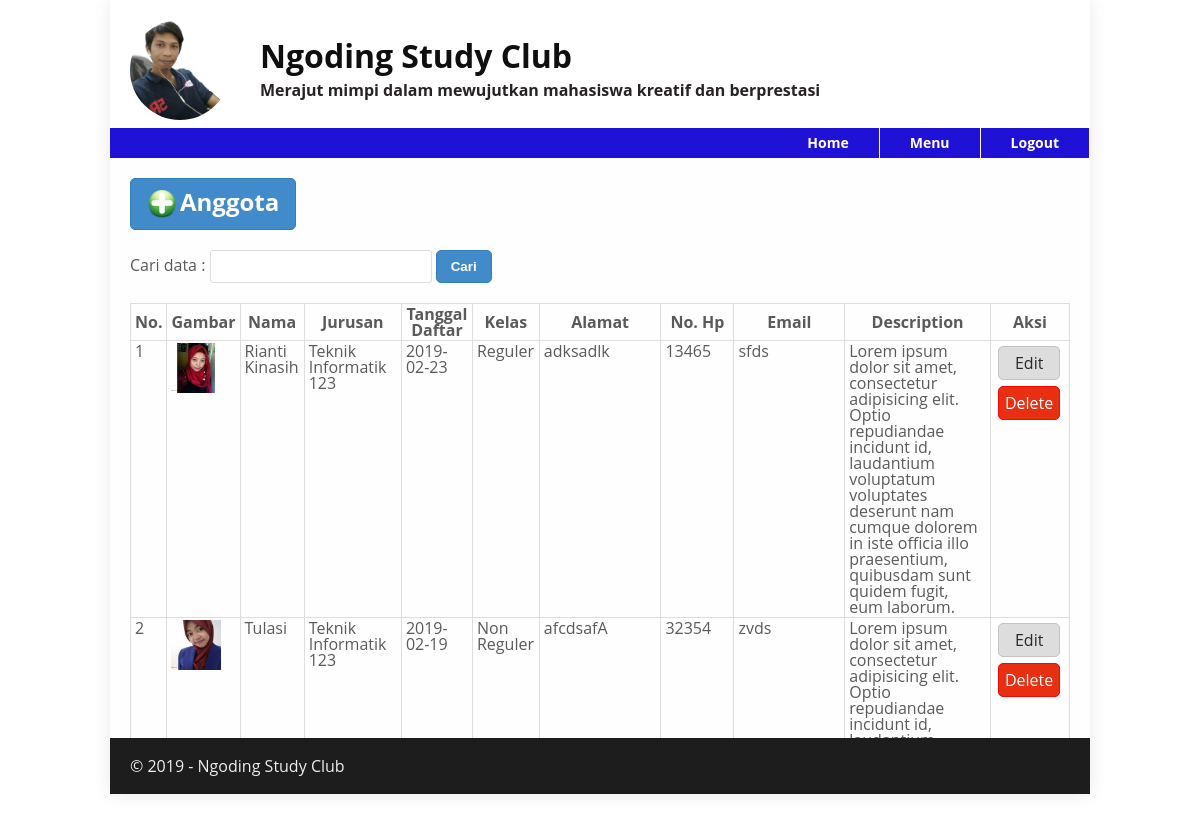
Screenshot of /admin/index.php (signed in) with the database file from the repository.
### tables this page shows
CREATE TABLE `anggota` (
  `id_anggota` int(10) NOT NULL,
  `nama` varchar(50) DEFAULT NULL,
  `jurusan_id` int(10) DEFAULT NULL,
  `tanggal` date NOT NULL,
  `kelas` varchar(20) DEFAULT NULL,
  `alamat` text,
  `no_hp` varchar(15) DEFAULT NULL,
  `email` varchar(20) DEFAULT NULL,
  `moto` text,
  `foto` varchar(50) DEFAULT NULL
);

CREATE TABLE `jurusan` (
  `id_jurusan` int(10) NOT NULL,
  `jurusan` varchar(50) NOT NULL
);

### admin/index.php (the view, shortened to what this page needs)
<?php
$image = '<img class="admin" src = "../img/sas.png" alt="">';
include_once '../include/koneksi.php';
$no=0;
$sql = ("SELECT anggota.id_anggota, anggota.nama, jurusan.jurusan, anggota.tanggal, anggota.kelas,
				anggota.alamat, anggota.no_hp, anggota.email, anggota.moto, anggota.foto
                FROM anggota
                JOIN jurusan ON jurusan.id_jurusan = anggota.jurusan_id");
$per_page = 5;
$limit = $per_page;
if (isset($_GET['page'])) {
    $page = $_GET['page'];
    $offset = ($page - 1) * $per_page;
} else {
    $offset = 0;
}
$sql .= " LIMIT {$offset}, {$limit}";
$result = mysqli_query($conn, $sql);
include_once('../include/header.php');
include_once '../include/nav_admin.php';
?>
<div class="full">
	<?php
 		echo '<a href="add-anggota.php" class="btn btn-large"><img src="../img/add.png"  style = "width: 30px;" />Anggota</a>';
 	 ?>
 	 <form action="" method="get">
		<label for="q">Cari data : </label>
			<input type="text" id="q" name="q" class="input-q" >
			<input type="submit" name="submit" value="Cari" class="btn btn-primary">
	</form>
 	 <table>
 	 	<tr>
 	 		<th>No.</th>
 	 		<th>Gambar</th>
			<th>Nama</th>
			<th>Jurusan</th>
			<th>Tanggal Daftar</th>
			<th>Kelas</th>
			<th>Alamat</th>
			<th>No. Hp</th>
			<th>Email</th>
			<th>Description</th>
			<th>Aksi</th>
 	 	</tr>
 	 	<?php while($row = mysqli_fetch_array($result)): ?>
 	 	<?php $no++ ?>
 	 		<tr>
 	 			<td><?php echo $no; ?></td>
 	 			<td><?php echo "<img src=\"../{$row['foto']}\" />";?></td>
 	 			<td><?php echo $row['nama'];?></td>
 	 			<td><?php echo $row['jurusan'];?></td>
 	 			<td><?php echo $row['tanggal'];?></td>
 	 			<td><?php echo $row['kelas'];?></td>
 	 			<td><?php echo $row['alamat'];?></td>
 	 			<td><?php echo $row['no_hp'];?></td>
 	 			<td><?php echo $row['email'];?></td>
 	 			<td><?php echo $row['moto'];?></td>
 	 			<td><a class="btn btn-default" href="edit-anggota.php?id=<?php echo $row['id_anggota'];?>">Edit</a><a class="btn btn-alert" onclick="return confirm('Yakin akan menghapus data?');" href="delete-anggota.php?id=<?php echo $row['id_anggota'];?>">Delete</a></td>
 	 		</tr>
 	 	<?php endwhile; ?>
 	 </table>
</div>
<?php
 	include_once('../include/footer.php');
?>

### css/style.css (style rules this page uses)
* { margin: 0; padding: 0; }
body { line-height: 1; font-size: 100%; font-family:'Open Sans', sans-serif; color:#5a5a5a; }
header img { float:left; width: 120px; height: 80px; }
.admin { float:left; width: 100px; height: 100px; border-radius:50%; }
.btn { border:1px solid #c4c1c1; padding:5px 10px; background-color:#ddd; text-decoration:none; display:inline-block; border-radius:5px; }
.btn-large { font-size:24px; line-height:25px; padding:10px 16px; font-weight:bold; color:#fff; border-color:#357ebd; background-color:#428bca; }
.btn img { float: left; padding: 0 3px 0 0; }
.btn-primary { padding:8px 14px; font-weight:bold; color:#fff; border-color:#357ebd; background-color:#428bca; }
.btn-default { color:#292929; margin: 3px; padding:8px 16px; }
.btn-alert { margin: 3px; padding: 8px 6px; background-color: #E92F11; color: #ffffff; border-color: #FA0606; }
.full { float:left; width:940px; height: 540px; padding:20px; overflow:auto; background-color: #FEFEFE; }
form { margin:20px 0; }
.input-q { border-radius:3px; border:1px solid #ddd; padding: 8px 10px; width: 200px; }
table { border-collapse:collapse; border-spacing:0; margin:20px 0; }
table th { padding: 2px 4px; border:1px solid #ddd; }
table td { padding: 2px 4px; border:1px solid #ddd; text-align: left; vertical-align: top; }
td img { max-width:75px; max-height:50px; }
.cetak table th, table td { padding: 2px 4px; border:1px solid #ddd; }

### rows the page displays
anggota: foto (picture), nama "Rianti Kinasih", jurusan.jurusan "Teknik Informatik 123", tanggal "2019-02-23", kelas "Reguler", alamat "adksadlk", no_hp "13465", email "sfds", moto "Lorem ipsum dolor sit amet, consectetur adipisicing elit. Optio repudiandae incidunt id, laudantium voluptatum voluptates deserunt nam cumque dolorem in iste officia illo praesentium, quibusdam sunt quidem fugit, eum laborum."
anggota: foto (picture), nama "Tulasi", jurusan.jurusan "Teknik Informatik 123", tanggal "2019-02-19", kelas "Non Reguler", alamat "afcdsafA", no_hp "32354", email "zvds", moto "Lorem ipsum dolor sit amet, consectetur adipisicing elit. Optio repudiandae incidunt id,…"
